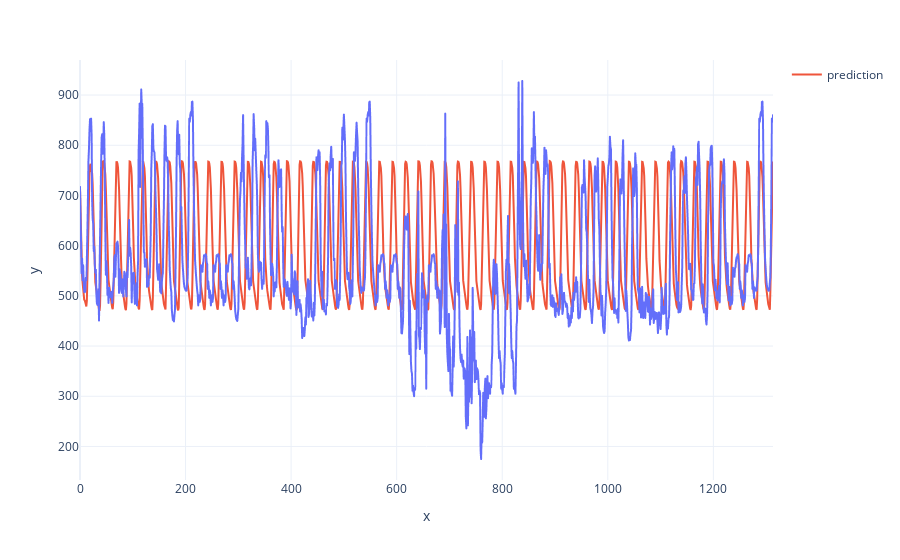

Source (notebook cell):
### Code cell
p1 = px.line(y = test_set)
p1.add_scatter(y = predictions, name = "prediction")
p1.show()

### Figure 1 — Plotly figure (JSON) as saved in the notebook; plotly's stock layout.template omitted (floating-point values rounded to 4 significant figures; data arrays with more than 128 entries replaced by an {"elided": "..."} marker saying what was removed)
{"data": [{"hovertemplate": "x=%{x}<br>y=%{y}<extra></extra>", "legendgroup": "", "line": {"color": "#636efa", "dash": "solid"}, "marker": {"symbol": "circle"}, "mode": "lines", "name": "", "showlegend": false, "type": "scattergl", "x": {"elided": "1314 int values"}, "xaxis": "x", "y": {"elided": "1314 int values"}, "yaxis": "y"}, {"name": "prediction", "type": "scatter", "y": {"elided": "1314 float values"}}], "layout": {"legend": {"tracegroupgap": 0}, "margin": {"t": 60}, "xaxis": {"anchor": "y", "domain": [0, 1], "title": {"text": "x"}}, "yaxis": {"anchor": "x", "domain": [0, 1], "title": {"text": "y"}}}}
